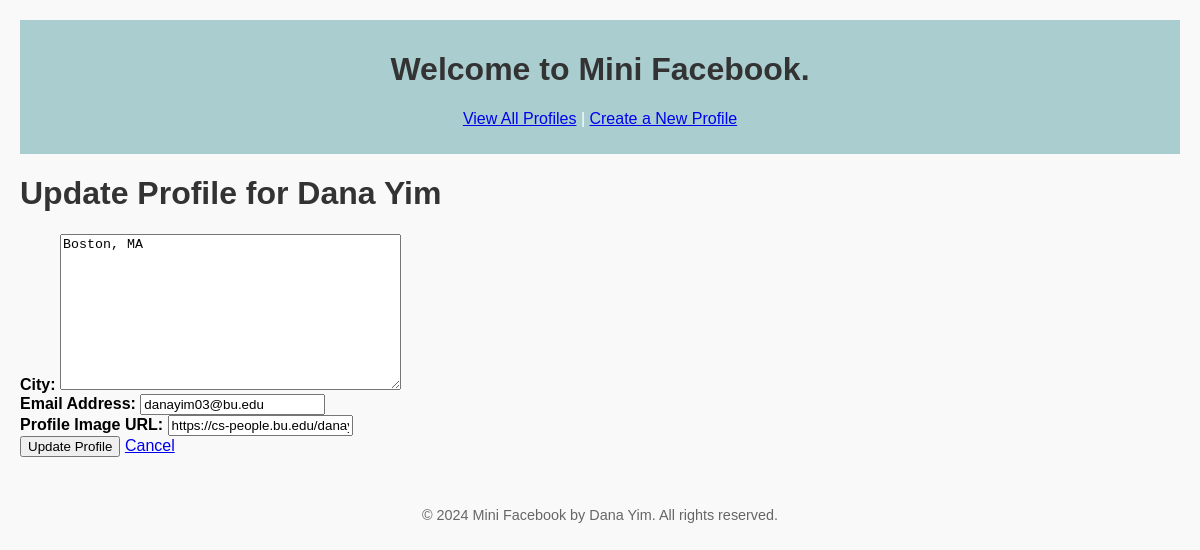
The app's page /mini_fb/profile/1/update/, older data.
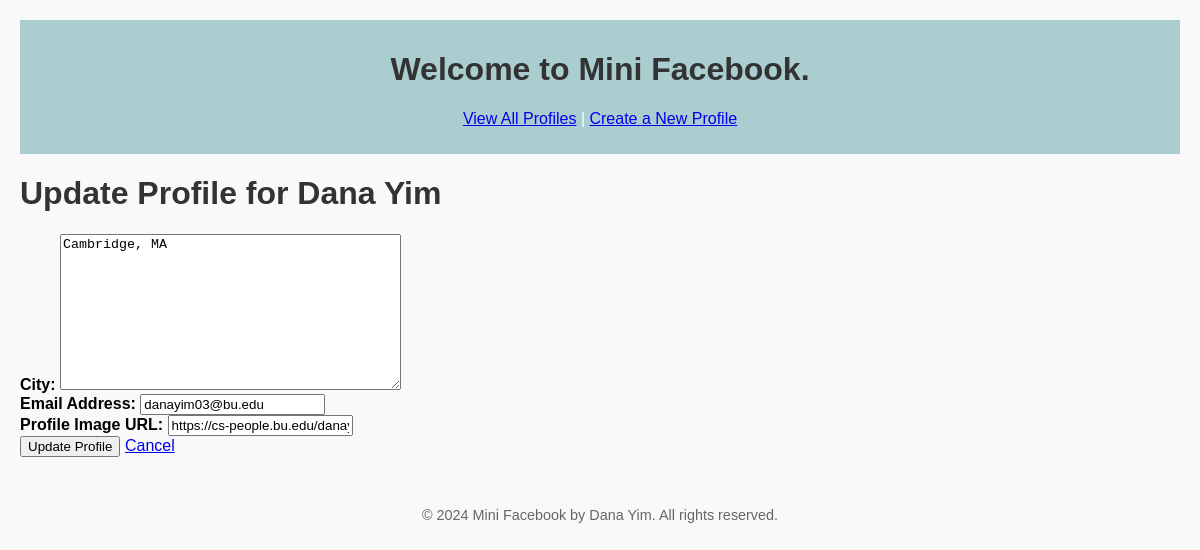
The same page, newer data.
### mini_fb/models.py (models this page shows, shortened)
class Profile(models.Model):
    first_name = models.TextField(blank=False)
    last_name = models.TextField(blank=False)
    city = models.TextField(blank=False)
    email_address = models.EmailField(unique=True)
    image_url = models.URLField(blank=True)

### mini_fb/views.py (the view, shortened to what this page needs)
# urls.py: path('profile/<int:pk>/update/', views.UpdateProfileView.as_view(), name='update_profile'),
class UpdateProfileView(UpdateView):
    model = Profile
    form_class = UpdateProfileForm
    template_name = 'mini_fb/update_profile_form.html'

### mini_fb/forms.py
class UpdateProfileForm(forms.ModelForm):
    class Meta:
        model = Profile
        fields = ['city', 'email_address', 'image_url']

### mini_fb/templates/mini_fb/update_profile_form.html (shortened to what this page needs)
{% extends 'mini_fb/base.html' %}
{% block content %}
    <h1>Update Profile for {{ form.instance.first_name }} {{ form.instance.last_name }}</h1>
    <form method="post">
        <div class="form-field">
            <label for="id_city"><strong>City:</strong></label>
            {{ form.city }}
        </div>
        <div class="form-field">
            <label for="id_email_address"><strong>Email Address:</strong></label>
            {{ form.email_address }}
        </div>
        <div class="form-field">
            <label for="id_image_url"><strong>Profile Image URL:</strong></label>
            {{ form.image_url }}
        </div>
        <div class="form-actions">
            <button type="submit">Update Profile</button>
            <a href="{% url 'show_profile' form.instance.pk %}">Cancel</a>
        </div>
    </form>
{% endblock %}

### mini_fb/templates/mini_fb/base.html (shortened to what this page needs)
{% load static %}
<!DOCTYPE html>
<html lang="en">
<head>
    <link rel="stylesheet" href="{% static '/css/styles.css' %}">
</head>
<body>
    <header>
        <h1>Welcome to Mini Facebook.</h1>
        <p>
            <a href="{% url 'show_all_profiles' %}">View All Profiles</a> |
            <a href="{% url 'create_profile' %}">Create a New Profile</a>
        </p>
    </header>
    <main>
        {% block content %}{% endblock %}
    </main>
    <footer>
        <p>&copy; 2024 Mini Facebook by Dana Yim. All rights reserved.</p>
    </footer>
</body>
</html>

### static/css/styles.css (style rules this page uses)
body { font-family: Arial, sans-serif; background-color: #f9f9f9; margin: 20px; }
header { background-color: #aaced0; color: white; padding: 10px; text-align: center; }
h1, h2 { color: #333; }
footer { margin-top: 50px; text-align: center; font-size: 0.9rem; color: #666; }

Row changes from the older to the newer data that the page shows:
changed Profile "Dana": city "Boston, MA" → "Cambridge, MA"
